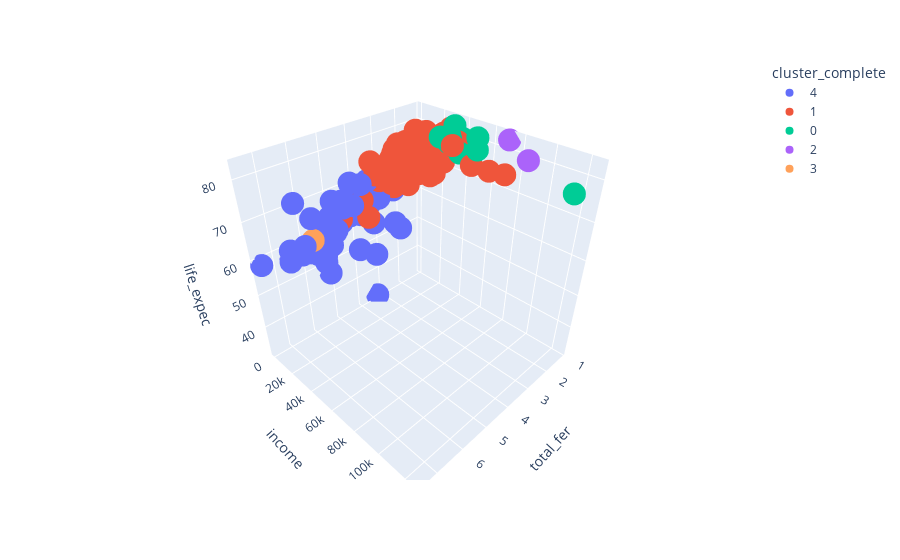
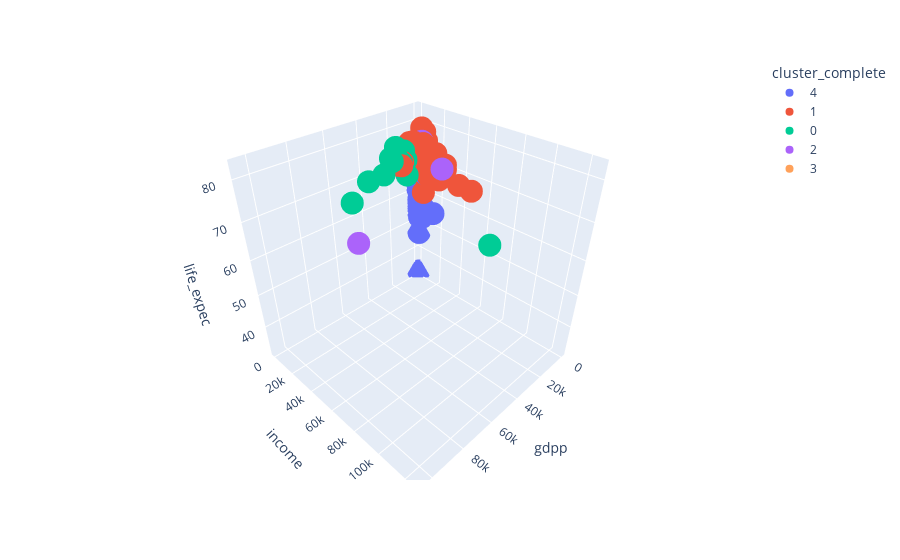

Write notebook code for charts like these, in order.
### Code cell
# Gráfico 3D dos clusters

# Perspectiva 1
fig = px.scatter_3d(dados_paises, 
                    x='total_fer', 
                    y='income', 
                    z='life_expec',
                    color='cluster_complete')
fig.show()

# Perspectiva 2
fig = px.scatter_3d(dados_paises, 
                    x='gdpp', 
                    y='income', 
                    z='life_expec',
                    color='cluster_complete')
fig.show()
